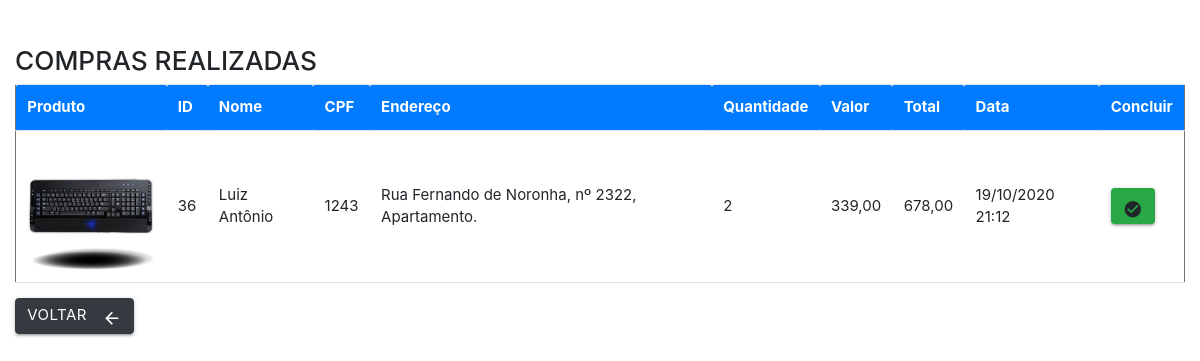
The app's page /formularios/frmComprasRealizadas.php (signed in) with its own data.
### tables this page shows
CREATE TABLE `vendas` (
  `Imagem` varchar(45) NOT NULL,
  `ID_Compra` int(10) NOT NULL,
  `CPF` varchar(20) NOT NULL,
  `Nome` varchar(45) NOT NULL,
  `Endereco` varchar(60) NOT NULL,
  `Quantidade` int(10) NOT NULL,
  `Valor` decimal(10,2) NOT NULL,
  `Total` decimal(10,2) NOT NULL,
  `Data_Compra` varchar(45) NOT NULL
);

### formularios/frmComprasRealizadas.php (the view, shortened to what this page needs)
<?php
$cpf = $_SESSION['CPF'];
if (!isset($_SESSION['Tipo'])) {
    $pdo = Conexao::conectar();
    $sql = "SELECT * FROM vendas WHERE CPF='$cpf'";
    $listaCompras = $pdo->query($sql);
} else {
    $pdo = Conexao::conectar();
    $sql = "SELECT * FROM vendas";
    $listaCompras = $pdo->query($sql);
}
?>
<!DOCTYPE html>
<html>
<head>
    <link rel="stylesheet" href="https://cdnjs.cloudflare.com/ajax/libs/materialize/1.0.0/css/materialize.min.css">
    <link rel="stylesheet" href="https://stackpath.bootstrapcdn.com/bootstrap/4.1.3/css/bootstrap.min.css">
</head>
<body>
    <div class="table-responsive-xl col-md-12 mt-5">
        <h3>COMPRAS REALIZADAS</h3>
        <table class="table border border-secondary">
            <tr class="bg-primary text-white">
                <th>Produto</th>
                <th>ID</th>
                <th>Nome</th>
                <th>CPF</th>
                <th>Endereço</th>
                <th>Quantidade</th>
                <th>Valor</th>
                <th>Total</th>
                <th>Data</th>
                <?php if (isset($_SESSION['Tipo'])) { ?>
                    <th scope="col" colspan="1">Concluir</th>
                <?php
                }
                ?>
            </tr>
            <?php
            foreach ($listaCompras as $vendas) {
            ?>
                <tr>
                    <td><img src='../imagens/catalogo/<?php echo $vendas['Imagem'] ?>'></td>
                    <td class="align-middle"><?php echo $vendas['ID_Compra']; ?></td>
                    <td class="align-middle"><?php echo $vendas['Nome']; ?></td>
                    <td class="align-middle"><?php echo $vendas['CPF']; ?> </td>
                    <td class="align-middle"><?php echo $vendas['Endereco']; ?></td>
                    <td class="align-middle"><?php echo $vendas['Quantidade']; ?></td>
                    <td class="align-middle"><?php echo  number_format($vendas['Valor'], 2, ',', '.'); ?></td>
                    <?php $total = $vendas['Quantidade'] * $vendas['Valor']; ?>
                    <td class="align-middle"><?php echo number_format($total, 2, ',', '.');
                                                $total ?></td>
                    <td class="align-middle"><?php echo $vendas['Data_Compra']; ?></td>
                    <?php if (isset($_SESSION['Tipo'])) { ?>
                        <td class="align-middle"><a class="btn bg-success" onclick="JavaScript:location.href='../metodos/baixaProdutos.php?ID_Compra=' +
                           <?php echo $vendas['ID_Compra']; ?>">
                                <i class="material-icons">check_circle</i></a>
                        </td>
                    <?php
                    }
                    ?>
                </tr>
            <?php
            }
            ?>
        </table>
        <button class="btn btn-primary btn btn-dark mb-3" type="button" name="btnVoltar" onclick="JavaScript:location.href='../formularios/index.php'">Voltar
            <i class="material-icons right align-middle">arrow_back</i>
        </button>
    </div>
</body>
</html>

### records on screen
vendas: Imagem (picture), ID_Compra "36", Nome "Luiz Antônio", CPF "1243", Endereco "Rua Fernando de Noronha, nº 2322, Apartamento.", Quantidade "2", Valor "339,00", total "678,00", Data_Compra "19/10/2020 21:12"
